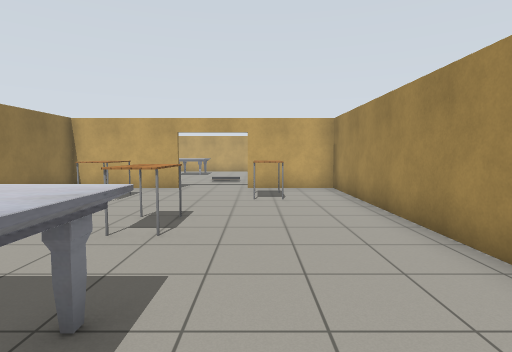
[1] (above)

17 first-person views from a walk through a robot-simulator world made for Gazebo. The camera is 1.2 m above the floor, tilts 4° down and sees 80° across. The floor is counted in squares, 1 m on a side. Each view is taken from the middle of a square. On the plan, view 1 faces up. The plan holds only what a view shows up to about 13 squares ahead; the rest is blank. Robots are left out. Gazebo's built-in surfaces are drawn with simple patterns.

[2]
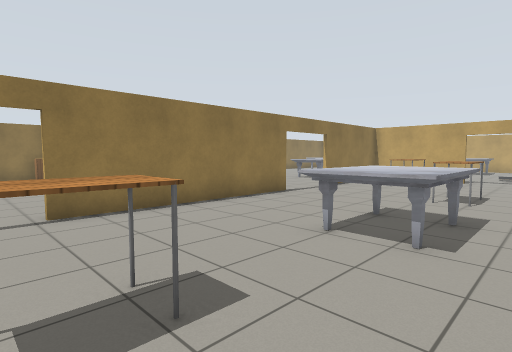

[3]
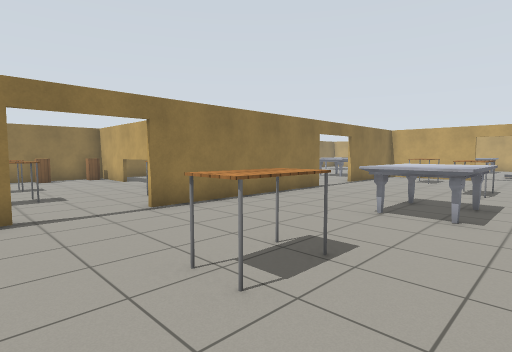

[4]
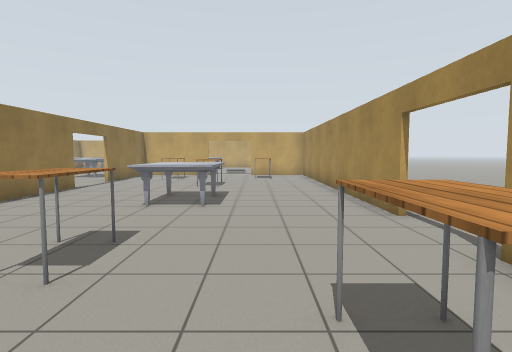

[5]
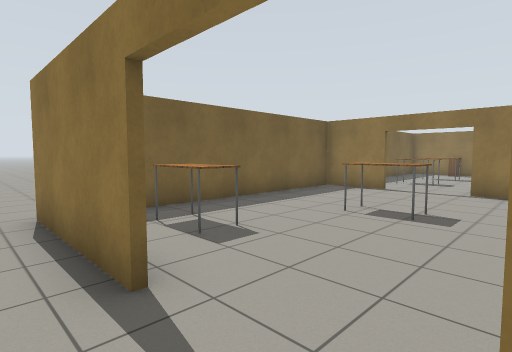

[6]
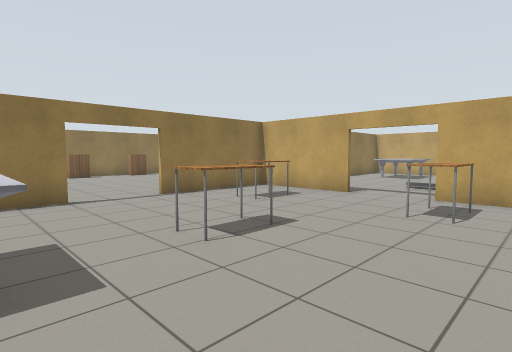

[7]
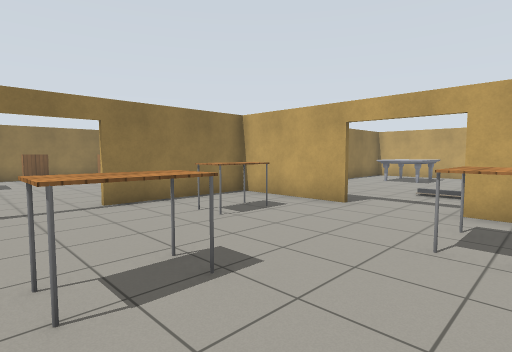

[8]
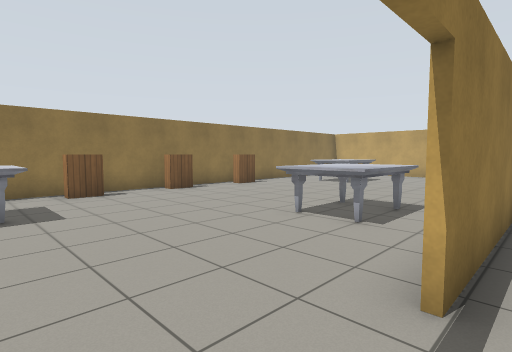

[9]
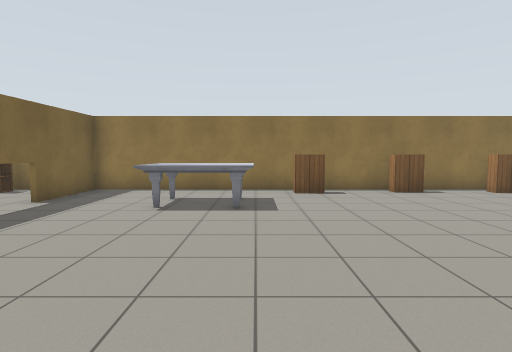

[10]
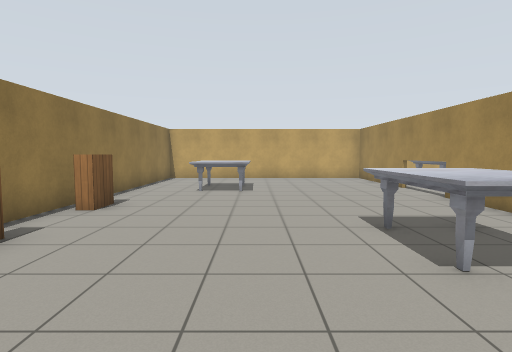

[11]
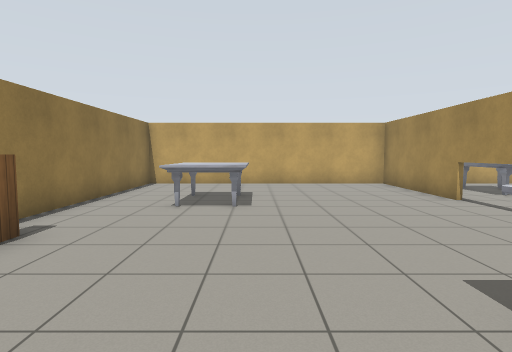

[12]
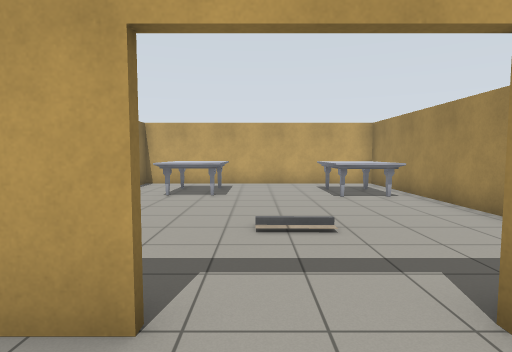

[13]
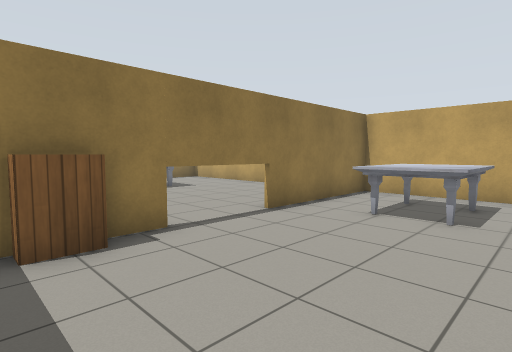

[14]
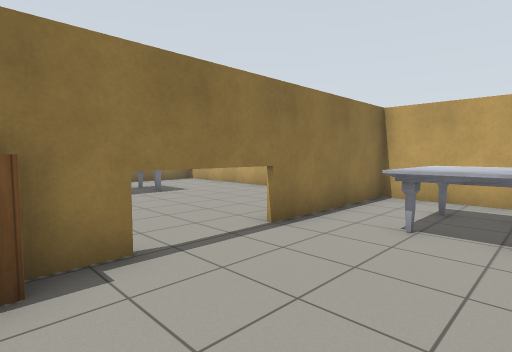

[15]
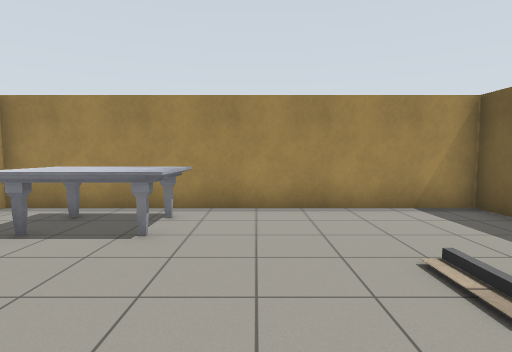

[16]
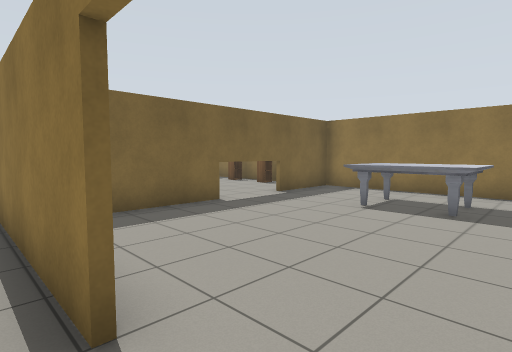

[17]
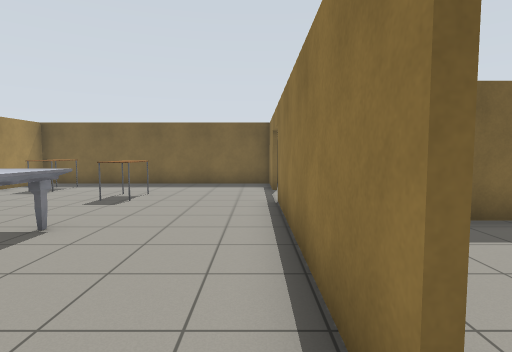

### Floor plan
Key: @ floor where view 1 was taken; # wall or solid block; . floor; D open door; T table; M marble table; C cabinet; B bookshelf; H thing the floor can be seen under or through; O other object.
Columns run from 16 left of view 1 to 4 right of it. Each row starts with its distance up from view 1.
 22 ####################
 21 #........#.........#
 20 #........#.MMM...MM#
 19 #........#.MMM..MMM#
 18 #.MMM....#.MMM..MMM#
 17 #.MMM....D.........#
 16 #.MMM....D.........#
 15 #........D.........#
 14 #........H.........#
 13 B........HB........#
 12 #........#.........#
 11 #.....MMM#####DD####
 10 B.....MMM#.........#
  9 #.....MMM#..T...T..#
  8 #........#..T...T..#
  7 B........#.........#
  6 B........D....T....#
  5 #.MM.....D....T....#
  4 #.MM.....D.........#
  3 #.MM.....#.........#
  2 #........#...MMM...#
  1 #........#...MMM...#
  0 #........#...MMM@..#
 -1 C##DDD##O#.........D.
 -2 #.......OO.........D
 -3 C........D....T....D.
 -4 #........D....T....#.
 -5    O..TT.D.......T.#.
 -6    O  TT.#.......T.#.
 -7          #.........#.
 -8          ###########

Positions as (right, up) in squares from view 1, and headings:
1: (0, 0), facing up
2: (0, -4), facing up-left
3: (0, -6), facing up-left
4: (0, -7), facing up
5: (4, -1), facing down-left
6: (2, 2), facing up-left
7: (1, 4), facing up-left
8: (-6, 4), facing up-left
9: (-6, 5), facing left
10: (-12, 6), facing up
11: (-12, 9), facing up
12: (-2, 9), facing up
13: (-2, 12), facing up-left
14: (-3, 13), facing up-left
15: (-4, 16), facing right
16: (-6, 6), facing down-left
17: (-6, 5), facing down
